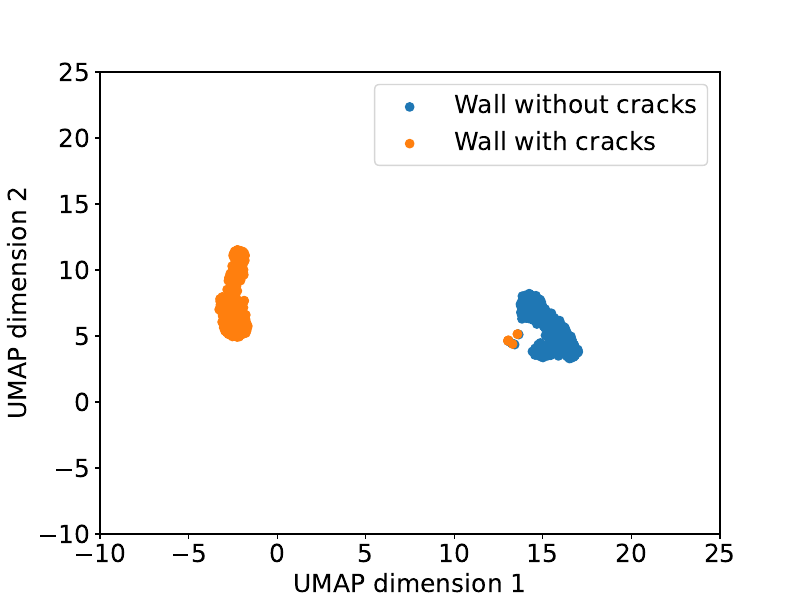

This figure's Python source:
import numpy as np
from sklearn.pipeline import make_pipeline
import matplotlib.pyplot as plt
import scipy.stats as stats
from sklearn import preprocessing, metrics
from sklearn.metrics import (precision_recall_curve, PrecisionRecallDisplay)
from sklearn.metrics import roc_auc_score, roc_curve, precision_recall_curve
from sklearn.metrics import confusion_matrix, average_precision_score, auc
import seaborn as sns
from sklearn.model_selection import train_test_split
from sklearn.metrics import accuracy_score, precision_score, recall_score, f1_score, cohen_kappa_score, roc_auc_score, confusion_matrix
from sklearn.metrics import plot_confusion_matrix, ConfusionMatrixDisplay
from sklearn.preprocessing import MinMaxScaler, StandardScaler
from sklearn.svm import SVC
import pickle
from sklearn.linear_model import LogisticRegression
from sklearn.tree import DecisionTreeClassifier
from sklearn.neighbors import KNeighborsClassifier
from sklearn.ensemble import RandomForestClassifier
from sklearn.inspection import permutation_importance
import pandas as pd
from sklearn.manifold import TSNE
import umap
import umap.plot
from umap import UMAP


good_file_1=open('./baker_hall/good_wall_mfcc.pkl', 'rb')
good_file_11=open('./baker_hall/TestData_1/good_wall_mfcc.pkl', 'rb')
good_file_2=open('./office_wall/good_wall_mfcc.pkl', 'rb')
good_file_22=open('./office_wall/TestData_1/good_wall_mfcc.pkl', 'rb')
good_file_3=open('./baker_brics/good_wall_mfcc.pkl', 'rb')
good_file_33=open('./baker_brics/TestData_1/good_wall_mfcc.pkl', 'rb')
good_acc_gyro_1=pickle.load(good_file_1)
good_acc_gyro_11=pickle.load(good_file_11)
good_acc_gyro_2=pickle.load(good_file_2)
good_acc_gyro_22=pickle.load(good_file_22)
good_acc_gyro_3=pickle.load(good_file_3)
good_acc_gyro_33=pickle.load(good_file_33)
print(good_acc_gyro_1.shape, good_acc_gyro_11.shape, good_acc_gyro_2.shape, good_acc_gyro_22.shape, good_acc_gyro_3.shape, good_acc_gyro_33.shape)

good_acc_gyro_con = np.concatenate([good_acc_gyro_1[:,:,0:4,:,:], good_acc_gyro_11[:,:,0:4,:,:],  good_acc_gyro_2[:,:,0:4,:,:], good_acc_gyro_22[:,:,0:4,:,:], good_acc_gyro_3[:,:,0:4,:,:], good_acc_gyro_33[:,:,0:4,:,:]], axis=0)
good_acc_gyro = np.reshape(good_acc_gyro_con, [good_acc_gyro_con.shape[0], good_acc_gyro_con.shape[1]*good_acc_gyro_con.shape[2]*good_acc_gyro_con.shape[3]*good_acc_gyro_con.shape[4]])
good_len = good_acc_gyro.shape[0]
good_y = np.ones((good_len, 1), dtype=int)

bad_file_1=open('./baker_hall/bad_wall_mfcc.pkl', 'rb')
bad_file_11=open('./baker_hall/TestData_1/bad_wall_mfcc.pkl', 'rb')
bad_file_2=open('./office_wall/bad_wall_mfcc.pkl', 'rb')
bad_file_22=open('./office_wall/TestData_1/bad_wall_mfcc.pkl', 'rb')
bad_file_3=open('./baker_brics/bad_wall_mfcc.pkl', 'rb')
bad_file_33=open('./baker_brics/TestData_1/bad_wall_mfcc.pkl', 'rb')
bad_acc_gyro_1=pickle.load(bad_file_1)
bad_acc_gyro_11=pickle.load(bad_file_11)
bad_acc_gyro_2=pickle.load(bad_file_2)
bad_acc_gyro_22=pickle.load(bad_file_22)
bad_acc_gyro_3=pickle.load(bad_file_3)
bad_acc_gyro_33=pickle.load(bad_file_33)
bad_acc_gyro_con = np.concatenate([bad_acc_gyro_1[:,:,0:4,:,:], bad_acc_gyro_11[:,:,0:4,:,:], bad_acc_gyro_2[:,:,0:4,:,:], bad_acc_gyro_22[:,:,0:4,:,:], bad_acc_gyro_3[:,:,0:4,:,:], bad_acc_gyro_33[:,:,0:4,:,:]], axis=0)
print(bad_acc_gyro_con.shape)
bad_acc_gyro = np.reshape(bad_acc_gyro_con, [bad_acc_gyro_con.shape[0], bad_acc_gyro_con.shape[1]*bad_acc_gyro_con.shape[2]*bad_acc_gyro_con.shape[3]*bad_acc_gyro_con.shape[4]])

bad_len = bad_acc_gyro.shape[0]
bad_y = np.zeros((bad_len, 1), dtype=int)

#normalization
scaler_good = MinMaxScaler()
scaler_good.fit(good_acc_gyro)
good_acc_gyro = scaler_good.transform(good_acc_gyro)

#normalization
scaler_bad = MinMaxScaler()
scaler_bad.fit(bad_acc_gyro)
bad_acc_gyro = scaler_bad.transform(bad_acc_gyro)

x = np.concatenate([good_acc_gyro, bad_acc_gyro], axis=0)
good_l = good_acc_gyro.shape[0]
total_l = x.shape[0]



fig, ax = plt.subplots(figsize=(8,6))

reducer = umap.UMAP()
embed = reducer.fit_transform(x)
plt.scatter(embed[1:good_l, 0], embed[1:good_l,1], label='Wall without cracks')
plt.scatter(embed[good_l:total_l, 0], embed[good_l:total_l,1], label='Wall with cracks')
plt.xlabel('UMAP dimension 1', fontsize=18)
plt.ylabel('UMAP dimension 2', fontsize=18)
plt.xticks(fontsize=18)
plt.yticks(fontsize=18)
plt.xlim([-10, 25])
plt.ylim([-10, 25])
plt.legend(fontsize=18)
plt.savefig('plot_umap_mfcc_three.pdf')
fig.subplots_adjust(left=0.15)
#fig.subplots_adjust(bottom=0.15)
plt.show()
